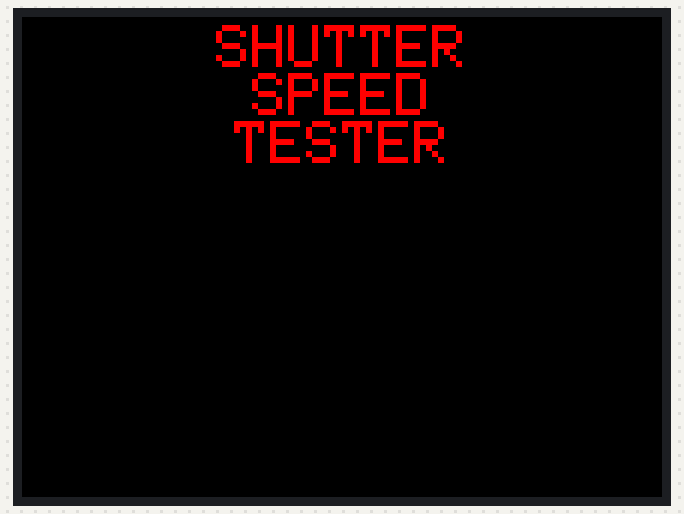
Simulated run of this sketch. Board: ESP32. On the bench: 320×240 colour display. What the sketch prints to the serial monitor is not drawn.

Above: at 0.4 s.

The sketch:

esp32-shutter-speed-tester.ino
```cpp
#define KEY_UP 8
#define KEY_RIGHT 9
#define KEY_DOWN 13
#define KEY_LEFT 5
#define KEY_CENTRE 4

#include <TFT_eSPI.h>
#include <SPI.h>

TFT_eSPI tft = TFT_eSPI();

void setup() {
  Serial.begin(115200);
  Serial.println("Hello! ST7735 TFT");

  tft.init();
  tft.setRotation(1);
  tft.fillScreen(TFT_BLACK);
  Serial.println("Initialised");

  int16_t gutterSize = tft.fontHeight() / 2;
  tft.fillScreen(TFT_BLACK);
  tft.setTextSize(3);
  tft.setTextColor(TFT_RED);
  tft.setTextDatum(TC_DATUM);
  tft.drawString("SHUTTER", tft.width() / 2, 0 + gutterSize);
  tft.drawString("SPEED", tft.width() / 2, tft.fontHeight() + gutterSize);
  tft.drawString("TESTER", tft.width() / 2, (tft.fontHeight() * 2) + gutterSize);

  delay(1000);
  tft.fillScreen(TFT_BLACK);
}

void loop() {
  delay(500);
}
```
